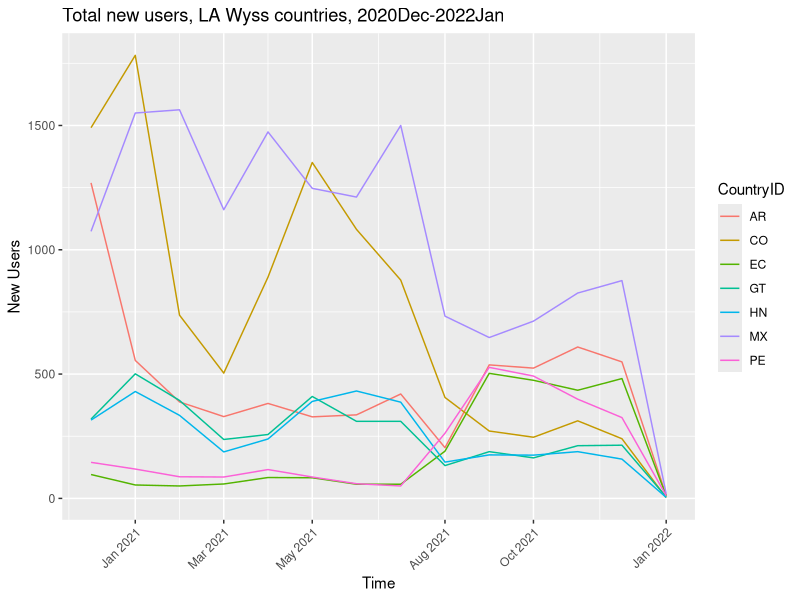
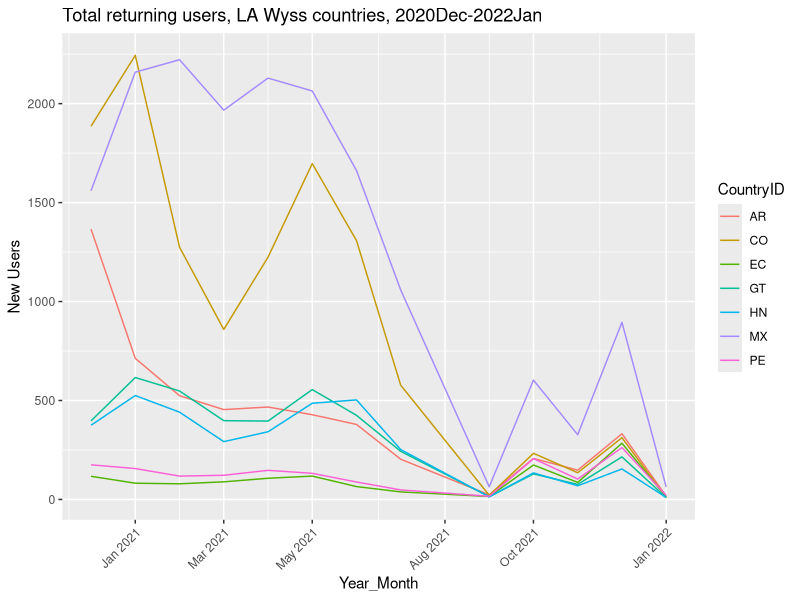
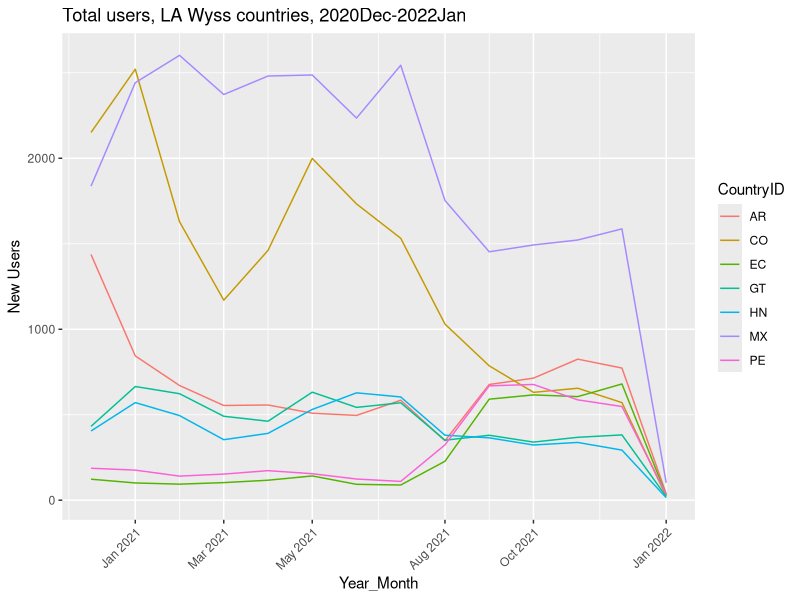

Write R code to recreate these figures, in order.
## ---- chunk 1
knitr::opts_chunk$set(echo = TRUE)
## ---- chunk 2
install.packages("readr")
install.packages("dplyr")
install.packages("ggplot2")
library(readr)
library(dplyr)
library(ggplot2)
## ---- chunk 3
LAnewusers_Dec20Jan22 <- read.csv("newusers_20201201to20220101.csv",
skip = 1, head = FALSE, sep = ",")
## ---- chunk 4
#columns renamed
colnames(LAnewusers_Dec20Jan22) <- c("Country_ID", "2021_01",
"2020_12", "2021_06", "2021_11", "2021_05", "2021_02", "2021_08",
"2021_12", "2021_07", "2021_10", "2021_09", "2021_04", "2021_03",
"2022_01", "Totals")

#header rows and data entries for non-Wyss LA countries removed
LAnewusers_Dec20Jan22 <- LAnewusers_Dec20Jan22 %>%
filter(Country_ID == "MX" | Country_ID == "AR" | Country_ID == "CO" |
Country_ID == "GT" | Country_ID == "HN" | Country_ID == "PE" |
Country_ID == "EC")

#transposed rows/columns
LAnewusers_Dec20Jan22_2 <- t(LAnewusers_Dec20Jan22[-1])
colnames(LAnewusers_Dec20Jan22_2) <- LAnewusers_Dec20Jan22[, 1]

#making time a recognized column variable
LAnewusers_Dec20Jan22_2 <- cbind(rownames(LAnewusers_Dec20Jan22_2), 
  LAnewusers_Dec20Jan22_2)
rownames(LAnewusers_Dec20Jan22_2) <- NULL

#Totals row removed
LAnewusers_Dec20Jan22_2 <- LAnewusers_Dec20Jan22_2[-c(15), ]

#make it a dataframe
LAnewusers_Dec20Jan22_2 <- as.data.frame(LAnewusers_Dec20Jan22_2)
## ---- chunk 5
install.packages("tidyr")
library(tidyr)
## ---- chunk 6
#pivot to make CountryID a callable variable
LAnewusers_Dec20Jan22_3 <- pivot_longer(LAnewusers_Dec20Jan22_2, cols=2:8, names_to = "Country", values_to = "New_users")

#rename columns
colnames(LAnewusers_Dec20Jan22_3) <- c("Year_Month","CountryID","New_Users")

#make it a dataframe
LAnewusers_Dec20Jan22_3 <- as.data.frame(LAnewusers_Dec20Jan22_3)
## ---- chunk 7
#coerce New_Users to numeric variable rather than character
typeof(LAnewusers_Dec20Jan22_3$New_Users)
LAnewusers_Dec20Jan22_3$New_Users <- as.numeric(LAnewusers_Dec20Jan22_3$New_Users)
typeof(LAnewusers_Dec20Jan22_3$New_Users)

#make Month_Year a date/time object
install.packages("zoo")
library(zoo)
Year_Month <- LAnewusers_Dec20Jan22_3$Year_Month
Year_Month_2 <- as.yearmon(as.character(Year_Month), "%Y_%m")
LAnewusers_Dec20Jan22_3[ , 'Year_Month'] <- Year_Month_2
typeof(LAnewusers_Dec20Jan22_3$Year_Month)
## ---- chunk 8
#jpeg('LAnewusers_Dec20Jan22_3.jpg')
ggplot(data = LAnewusers_Dec20Jan22_3, aes(x=Year_Month, y=New_Users)) + 
  geom_line(aes(color=CountryID)) + labs(x = "Time", y = "New Users", 
  title = "Total new users, LA Wyss countries, 2020Dec-2022Jan") + 
  theme(axis.text.x = element_text(angle = 45, vjust = 1, hjust=1))
## ---- chunk 9
LAreturningusers_Dec20Jan22 <- read.csv("returningusers_20201201to20220101.csv",
skip = 1, head = FALSE, sep = ",")
## ---- chunk 10
#columns renamed
colnames(LAreturningusers_Dec20Jan22) <- c("Country_ID", "2021_01",
"2020_12", "2021_02", "2021_05", "2021_06", "2021_04", "2021_03",
"2021_12", "2021_10", "2021_07", "2021_11", "2021_09", "2022_01", "Totals")

#header rows and data entries for non-Wyss LA countries removed
LAreturningusers_Dec20Jan22 <- LAreturningusers_Dec20Jan22 %>%
filter(Country_ID == "MX" | Country_ID == "AR" | Country_ID == "CO" |
Country_ID == "GT" | Country_ID == "HN" | Country_ID == "PE" |
Country_ID == "EC")

#transposed rows/columns
LAreturningusers_Dec20Jan22_2 <- t(LAreturningusers_Dec20Jan22[-1])
colnames(LAreturningusers_Dec20Jan22_2) <- LAreturningusers_Dec20Jan22[, 1]

#making time a recognized column variable
LAreturningusers_Dec20Jan22_2 <- cbind(rownames(LAreturningusers_Dec20Jan22_2), 
  LAreturningusers_Dec20Jan22_2)
rownames(LAreturningusers_Dec20Jan22_2) <- NULL

#Totals row removed
LAreturningusers_Dec20Jan22_2 <- LAreturningusers_Dec20Jan22_2[-c(14), ]

#make it a dataframe
LAreturningusers_Dec20Jan22_2 <- as.data.frame(LAreturningusers_Dec20Jan22_2)

#pivot to make CountryID a callable variable
LAreturningusers_Dec20Jan22_3 <- pivot_longer(LAreturningusers_Dec20Jan22_2, cols=2:8, names_to = "Country", values_to = "New_users")

#rename columns
colnames(LAreturningusers_Dec20Jan22_3) <- c("Year_Month","CountryID","New_Users")

#make it a dataframe
LAreturningusers_Dec20Jan22_3 <- as.data.frame(LAreturningusers_Dec20Jan22_3)

#rename columns
colnames(LAreturningusers_Dec20Jan22_3) <- c("Year_Month","CountryID","New_Users")

#make it a dataframe
LAreturningusers_Dec20Jan22_3 <- as.data.frame(LAreturningusers_Dec20Jan22_3)

#coerce New_Users to numeric variable rather than character
LAreturningusers_Dec20Jan22_3$New_Users <- as.numeric(LAreturningusers_Dec20Jan22_3$New_Users)
typeof(LAreturningusers_Dec20Jan22_3$New_Users)

#make Month_Year a date/time object
Year_Month_returning <- LAreturningusers_Dec20Jan22_3$Year_Month
Year_Month_returning_2 <- as.yearmon(as.character(Year_Month_returning), "%Y_%m")
LAreturningusers_Dec20Jan22_3[ , 'Year_Month'] <- Year_Month_returning_2
typeof(LAreturningusers_Dec20Jan22_3$Year_Month)

#jpeg('LAreturningusers_Dec20Jan22_3.jpg')
ggplot(data = LAreturningusers_Dec20Jan22_3, aes(x=Year_Month, y=New_Users)) + 
  geom_line(aes(color=CountryID)) + labs(x = "Year_Month", y = "New Users", 
  title = "Total returning users, LA Wyss countries, 2020Dec-2022Jan") + 
  theme(axis.text.x = element_text(angle = 45, vjust = 1, hjust=1))
## ---- chunk 11
LAtotalusers_Dec20Jan22 <- read.csv("totalusers_20201201to20220101.csv",
skip = 1, head = FALSE, sep = ",")
## ---- chunk 12
#columns renamed
colnames(LAtotalusers_Dec20Jan22) <- c("Country_ID", "2021_01",
"2020_12", "2021_02", "2021_08", "2021_12", "2021_11", "2021_06",
"2021_07", "2021_05", "2021_09", "2021_10", "2021_04", "2021_03", "2022_01", "Totals")

#header rows and data entries for non-Wyss LA countries removed
LAtotalusers_Dec20Jan22 <- LAtotalusers_Dec20Jan22 %>%
filter(Country_ID == "MX" | Country_ID == "AR" | Country_ID == "CO" |
Country_ID == "GT" | Country_ID == "HN" | Country_ID == "PE" |
Country_ID == "EC")

#transposed rows/columns
LAtotalusers_Dec20Jan22_2 <- t(LAtotalusers_Dec20Jan22[-1])
colnames(LAtotalusers_Dec20Jan22_2) <- LAtotalusers_Dec20Jan22[, 1]

#making time a recognized column variable
LAtotalusers_Dec20Jan22_2 <- cbind(rownames(LAtotalusers_Dec20Jan22_2), 
  LAtotalusers_Dec20Jan22_2)
rownames(LAtotalusers_Dec20Jan22_2) <- NULL

#Totals row removed
LAtotalusers_Dec20Jan22_2 <- LAtotalusers_Dec20Jan22_2[-c(15), ]

#make it a dataframe
LAtotalusers_Dec20Jan22_2 <- as.data.frame(LAtotalusers_Dec20Jan22_2)

#pivot to make CountryID a callable variable
LAtotalusers_Dec20Jan22_3 <- pivot_longer(LAtotalusers_Dec20Jan22_2, cols=2:8, names_to = "Country", values_to = "New_users")

#rename columns
colnames(LAtotalusers_Dec20Jan22_3) <- c("Year_Month","CountryID","New_Users")

#make it a dataframe
LAtotalusers_Dec20Jan22_3 <- as.data.frame(LAtotalusers_Dec20Jan22_3)

#rename columns
colnames(LAtotalusers_Dec20Jan22_3) <- c("Year_Month","CountryID","New_Users")

#make it a dataframe
LAtotalusers_Dec20Jan22_3 <- as.data.frame(LAtotalusers_Dec20Jan22_3)

#coerce New_Users to numeric variable rather than character
LAtotalusers_Dec20Jan22_3$New_Users <- as.numeric(LAtotalusers_Dec20Jan22_3$New_Users)
typeof(LAtotalusers_Dec20Jan22_3$New_Users)

#make Month_Year a date/time object
Year_Month_total <- LAtotalusers_Dec20Jan22_3$Year_Month
Year_Month_total_2 <- as.yearmon(as.character(Year_Month_total), "%Y_%m")
LAtotalusers_Dec20Jan22_3[ , 'Year_Month'] <- Year_Month_total_2
typeof(LAtotalusers_Dec20Jan22_3$Year_Month)

#jpeg('LAtotalusers_Dec20Jan22_3.jpg')
ggplot(data = LAtotalusers_Dec20Jan22_3, aes(x=Year_Month, y=New_Users)) + 
  geom_line(aes(color=CountryID)) + labs(x = "Year_Month", y = "New Users", 
  title = "Total users, LA Wyss countries, 2020Dec-2022Jan") + 
  theme(axis.text.x = element_text(angle = 45, vjust = 1, hjust=1))
